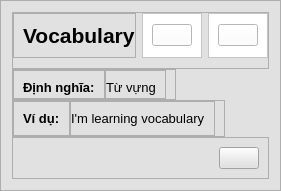
                        <widget class="QFrame" name="frame_29">
                         <property name="styleSheet">
                          <string notr="true">background-color: rgb(225, 225, 225);</string>
                         </property>
                         <property name="frameShape">
                          <enum>QFrame::StyledPanel</enum>
                         </property>
                         <property name="frameShadow">
                          <enum>QFrame::Raised</enum>
                         </property>
                         <layout class="QVBoxLayout" name="verticalLayout_18">
                          <property name="spacing">
                           <number>0</number>
                          </property>
                          <item alignment="Qt::AlignLeft">
                           <widget class="QFrame" name="frame_27">
                            <property name="frameShape">
                             <enum>QFrame::StyledPanel</enum>
                            </property>
                            <property name="frameShadow">
                             <enum>QFrame::Raised</enum>
                            </property>
                            <layout class="QHBoxLayout" name="horizontalLayout_6">
                             <property name="leftMargin">
                              <number>0</number>
                             </property>
                             <property name="topMargin">
                              <number>0</number>
                             </property>
                             <property name="rightMargin">
                              <number>0</number>
                             </property>
                             <property name="bottomMargin">
                              <number>10</number>
                             </property>
                             <item>
                              <widget class="QFrame" name="frame_26">
                               <property name="frameShape">
                                <enum>QFrame::StyledPanel</enum>
                               </property>
                               <property name="frameShadow">
                                <enum>QFrame::Raised</enum>
                               </property>
                               <layout class="QHBoxLayout" name="horizontalLayout_7">
                                <property name="rightMargin">
                                 <number>0</number>
                                </property>
                                <item>
                                 <widget class="QLabel" name="label_8">
                                  <property name="font">
                                   <font>
                                    <pointsize>16</pointsize>
                                    <weight>75</weight>
                                    <bold>true</bold>
                                   </font>
                                  </property>
                                  <property name="text">
                                   <string>Vocabulary</string>
                                  </property>
                                 </widget>
                                </item>
                               </layout>
                              </widget>
                             </item>
                             <item>
                              <widget class="QFrame" name="frame_28">
                               <property name="cursor">
                                <cursorShape>PointingHandCursor</cursorShape>
                               </property>
                               <property name="styleSheet">
                                <string notr="true">background-color: rgb(255, 255, 255);</string>
                               </property>
                               <property name="frameShape">
                                <enum>QFrame::StyledPanel</enum>
                               </property>
                               <property name="frameShadow">
                                <enum>QFrame::Raised</enum>
                               </property>
                               <layout class="QHBoxLayout" name="horizontalLayout_8">
                                <item>
                                 <widget class="QPushButton" name="pushButton">
                                  <property name="text">
                                   <string/>
                                  </property>
                                  <property name="icon">
                                   <iconset resource="../../resource/resource.qrc">
                                    <normaloff>:/icon/UI/icons/speaker-64.ico</normaloff>:/icon/UI/icons/speaker-64.ico</iconset>
                                  </property>
                                  <property name="iconSize">
                                   <size>
                                    <width>20</width>
                                    <height>20</height>
                                   </size>
                                  </property>
                                 </widget>
                                </item>
                               </layout>
                              </widget>
                             </item>
                             <item>
                              <widget class="QFrame" name="frame_30">
                               <property name="cursor">
                                <cursorShape>PointingHandCursor</cursorShape>
                               </property>
                               <property name="styleSheet">
                                <string notr="true">background-color: rgb(255, 255, 255);</string>
                               </property>
                               <property name="frameShape">
                                <enum>QFrame::StyledPanel</enum>
                               </property>
                               <property name="frameShadow">
                                <enum>QFrame::Raised</enum>
                               </property>
                               <layout class="QHBoxLayout" name="horizontalLayout_9">
                                <item>
                                 <widget class="QPushButton" name="pushButton_2">
                                  <property name="text">
                                   <string/>
                                  </property>
                                  <property name="icon">
                                   <iconset resource="../../resource/resource.qrc">
                                    <normaloff>:/icon/UI/icons/edit-11-64.ico</normaloff>:/icon/UI/icons/edit-11-64.ico</iconset>
                                  </property>
                                  <property name="iconSize">
                                   <size>
                                    <width>20</width>
                                    <height>20</height>
                                   </size>
                                  </property>
                                 </widget>
                                </item>
                               </layout>
                              </widget>
                             </item>
                            </layout>
                           </widget>
                          </item>
                          <item alignment="Qt::AlignLeft">
                           <widget class="QFrame" name="frame_25">
                            <property name="font">
                             <font>
                              <pointsize>2</pointsize>
                             </font>
                            </property>
                            <property name="frameShape">
                             <enum>QFrame::StyledPanel</enum>
                            </property>
                            <property name="frameShadow">
                             <enum>QFrame::Raised</enum>
                            </property>
                            <layout class="QHBoxLayout" name="horizontalLayout_10">
                             <property name="spacing">
                              <number>0</number>
                             </property>
                             <property name="leftMargin">
                              <number>0</number>
                             </property>
                             <property name="topMargin">
                              <number>0</number>
                             </property>
                             <property name="bottomMargin">
                              <number>0</number>
                             </property>
                             <item>
                              <widget class="QFrame" name="frame_31">
                               <property name="frameShape">
                                <enum>QFrame::StyledPanel</enum>
                               </property>
                               <property name="frameShadow">
                                <enum>QFrame::Raised</enum>
                               </property>
                               <layout class="QHBoxLayout" name="horizontalLayout_15">
                                <property name="bottomMargin">
                                 <number>3</number>
                                </property>
                                <item>
                                 <widget class="QLabel" name="label_11">
                                  <property name="font">
                                   <font>
                                    <pointsize>10</pointsize>
                                    <weight>75</weight>
                                    <bold>true</bold>
                                   </font>
                                  </property>
                                  <property name="text">
                                   <string>Định nghĩa:</string>
                                  </property>
                                 </widget>
                                </item>
                               </layout>
                              </widget>
                             </item>
                             <item>
                              <widget class="QFrame" name="frame_32">
                               <property name="frameShape">
                                <enum>QFrame::StyledPanel</enum>
                               </property>
                               <property name="frameShadow">
                                <enum>QFrame::Raised</enum>
                               </property>
                               <layout class="QHBoxLayout" name="horizontalLayout_16">
                                <property name="leftMargin">
                                 <number>0</number>
                                </property>
                                <property name="bottomMargin">
                                 <number>3</number>
                                </property>
                                <item>
                                 <widget class="QLabel" name="label_9">
                                  <property name="font">
                                   <font>
                                    <pointsize>10</pointsize>
                                   </font>
                                  </property>
                                  <property name="text">
                                   <string>Từ vựng</string>
                                  </property>
                                 </widget>
                                </item>
                               </layout>
                              </widget>
                             </item>
                            </layout>
                           </widget>
                          </item>
                          <item alignment="Qt::AlignLeft">
                           <widget class="QFrame" name="frame_24">
                            <property name="frameShape">
                             <enum>QFrame::StyledPanel</enum>
                            </property>
                            <property name="frameShadow">
                             <enum>QFrame::Raised</enum>
                            </property>
                            <layout class="QHBoxLayout" name="horizontalLayout_13">
                             <property name="spacing">
                              <number>0</number>
                             </property>
                             <property name="leftMargin">
                              <number>0</number>
                             </property>
                             <property name="topMargin">
                              <number>0</number>
                             </property>
                             <property name="bottomMargin">
                              <number>0</number>
                             </property>
                             <item>
                              <widget class="QFrame" name="frame_34">
                               <property name="frameShape">
                                <enum>QFrame::StyledPanel</enum>
                               </property>
                               <property name="frameShadow">
                                <enum>QFrame::Raised</enum>
                               </property>
                               <layout class="QHBoxLayout" name="horizontalLayout_17">
                                <item>
                                 <widget class="QLabel" name="label_12">
                                  <property name="font">
                                   <font>
                                    <pointsize>10</pointsize>
                                    <weight>75</weight>
                                    <bold>true</bold>
                                   </font>
                                  </property>
                                  <property name="text">
                                   <string>Ví dụ:</string>
                                  </property>
                                 </widget>
                                </item>
                               </layout>
                              </widget>
                             </item>
                             <item>
                              <widget class="QFrame" name="frame_35">
                               <property name="frameShape">
                                <enum>QFrame::StyledPanel</enum>
                               </property>
                               <property name="frameShadow">
                                <enum>QFrame::Raised</enum>
                               </property>
                               <layout class="QHBoxLayout" name="horizontalLayout_18">
                                <property name="leftMargin">
                                 <number>0</number>
                                </property>
                                <item>
                                 <widget class="QLabel" name="label_10">
                                  <property name="font">
                                   <font>
                                    <pointsize>10</pointsize>
                                   </font>
                                  </property>
                                  <property name="text">
                                   <string>I'm learning vocabulary</string>
                                  </property>
                                 </widget>
                                </item>
                               </layout>
                              </widget>
                             </item>
                            </layout>
                           </widget>
                          </item>
                          <item>
                           <widget class="QFrame" name="frame_23">
                            <property name="frameShape">
                             <enum>QFrame::StyledPanel</enum>
                            </property>
                            <property name="frameShadow">
                             <enum>QFrame::Raised</enum>
                            </property>
                            <layout class="QHBoxLayout" name="horizontalLayout_14">
                             <item alignment="Qt::AlignRight">
                              <widget class="QPushButton" name="pushButton_3">
                               <property name="cursor">
                                <cursorShape>PointingHandCursor</cursorShape>
                               </property>
                               <property name="text">
                                <string/>
                               </property>
                               <property name="icon">
                                <iconset resource="../../resource/resource.qrc">
                                 <normaloff>:/icon/UI/icons/delete-64.ico</normaloff>:/icon/UI/icons/delete-64.ico</iconset>
                               </property>
                               <property name="iconSize">
                                <size>
                                 <width>20</width>
                                 <height>20</height>
                                </size>
                               </property>
                              </widget>
                             </item>
                            </layout>
                           </widget>
                          </item>
                         </layout>
                        </widget>
